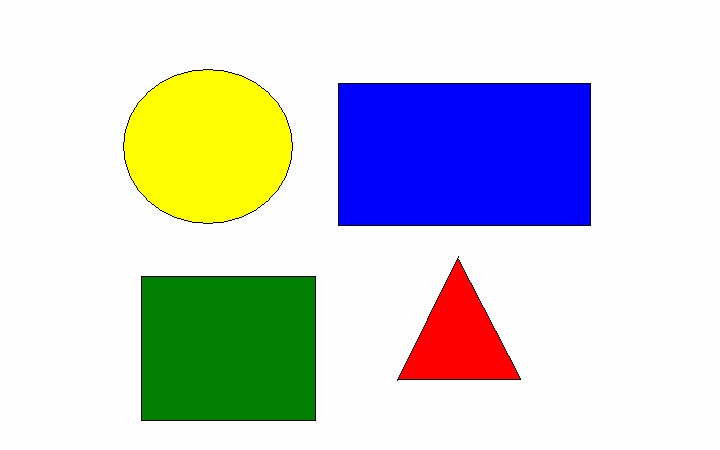
#> input picture MomentosContorno/figuras.png, 720 x 450 px
$ jupyter execute Momentos.ipynb
#> lines starting #> are read from the running program, lines starting #| are printed output that depends on the picture; after the words box and inside, x2 and y2 are one past the last pixel; in counts of white or black regions, pixels touching at a corner belong together
[cell 1]
import cv2
import numpy as np
import matplotlib.pyplot as plt

imagen = cv2.imread("figuras.png")
#> imagen is the input picture: shape (450, 720, 3); mean B, G, R 212.6, 209.1, 205.9

if imagen is None:
    raise Exception("No se pudo cargar la imagen")

resultado = imagen.copy()

gris = cv2.cvtColor(
    imagen,
    cv2.COLOR_BGR2GRAY
)
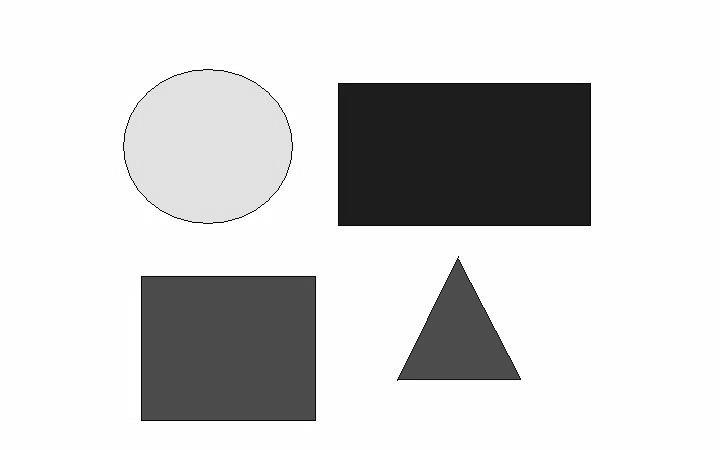
#> gris: shape (450, 720); min 1, max 255, mean 208.3

blur = cv2.GaussianBlur(
    gris,
    (5, 5),
    0
)

bordes = cv2.Canny(
    blur,
    50,
    150
)
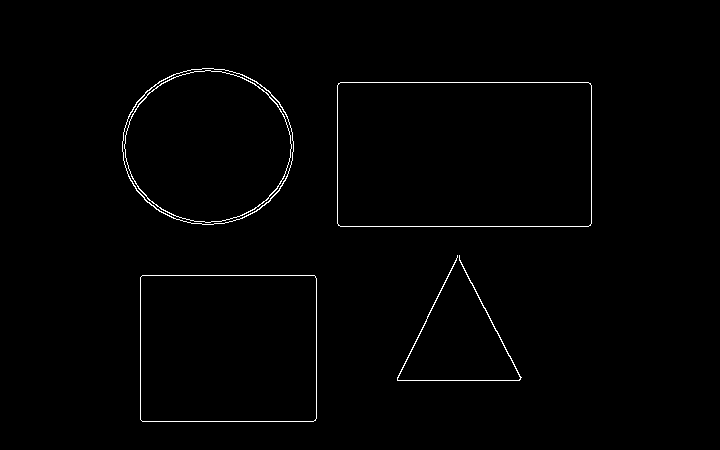
#> bordes: shape (450, 720); 0.95% white in thin lines or dots, all inside (x1, y1, x2, y2) = (122, 68, 592, 422)

kernel = np.ones((3, 3), np.uint8)

bordes = cv2.morphologyEx(
    bordes,
    cv2.MORPH_CLOSE,
    kernel,
    iterations=2
)
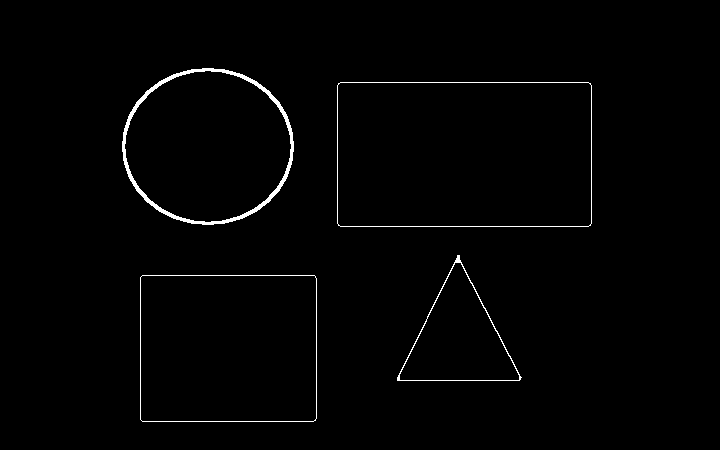
#> bordes: shape (450, 720); 1.2% white; 4 white regions

plt.figure(figsize=(6,6))
plt.imshow(bordes, cmap="gray")
plt.title("Bordes Detectados")
plt.axis("off")
plt.show()

contornos, _ = cv2.findContours(
    bordes,
    cv2.RETR_EXTERNAL,
    cv2.CHAIN_APPROX_SIMPLE
)
#> contornos = 4 contours; box (x1, y1, x2, y2) and area: (337, 82, 592, 227) 36560, (140, 275, 317, 422) 25685, (122, 68, 294, 225) 20969, (397, 255, 522, 381) 7841

print("Contornos encontrados:", len(contornos))
#| Contornos encontrados: 4

for i, contorno in enumerate(contornos):

    area = cv2.contourArea(contorno)

    if area < 100:
        continue

    M = cv2.moments(contorno)

    if M["m00"] == 0:
        continue

    cx = int(M["m10"] / M["m00"])
    cy = int(M["m01"] / M["m00"])

    hu = cv2.HuMoments(M)

    perimetro = cv2.arcLength(
        contorno,
        True
    )

    aproximacion = cv2.approxPolyDP(
        contorno,
        0.02 * perimetro,
        True
    )

    vertices = len(aproximacion)

    forma = None

    if vertices == 3:
        forma = "Triangulo"

    elif vertices == 4:

        x, y, w, h = cv2.boundingRect(
            aproximacion
        )

        relacion = w / float(h)

        if 0.8 <= relacion <= 1.2:
            forma = "Cuadrado"

    if forma is None:
        continue


    cv2.drawContours(
        resultado,
        [aproximacion],
        -1,
        (0,255,0),
        2
    )

    cv2.circle(
        resultado,
        (cx, cy),
        4,
        (255,0,0),
        -1
    )

    cv2.putText(
        resultado,
        forma,
        (cx - 50, cy - 10),
        cv2.FONT_HERSHEY_SIMPLEX,
        0.7,
        (255,0,255),
        2
    )


    print("\n====================")
    print("Forma:", forma)
    print("Area:", area)
    print("Vertices:", vertices)

    print("Momentos de Hu:")

    for j in range(7):

        valor = hu[j][0]

        if valor != 0:
            valor = -np.sign(valor) * np.log10(abs(valor))

        print(f"Hu[{j+1}] = {valor:.5f}")
#> this loop made 4 passes
#> (area, cx, cy, perimetro, aproximacion, vertices, x, y) on pass 1: (25685, 227, 347, 639.3, [[140, 277], [142, 421], [315, 420], [314, 275]], 4, 140, 275)
#> (area, cx, cy, perimetro, aproximacion, vertices, x, y) on pass 3: (36560, 464, 154, 791.3, [[338, 83], [338, 225], [590, 225], [590, 83]], 4, 338, 83)
#> (printed output is left out)
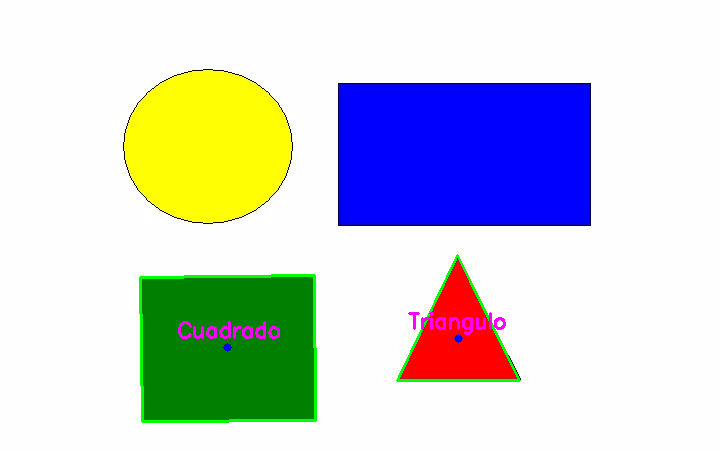
#> resultado: shape (450, 720, 3); 1.38% of pixels changed, all inside (x1, y1, x2, y2) = (139, 254, 521, 423)


circulos = cv2.HoughCircles(
    blur,
    cv2.HOUGH_GRADIENT,
    dp=1.2,
    minDist=50,
    param1=100,
    param2=25,
    minRadius=10,
    maxRadius=200
)
#> circulos = [[213, 145.8, 77.32], [162.6, 160.2, 38.08]]

if circulos is not None:

    circulos = np.round(
        circulos[0, :]
    ).astype("int")
#> circulos = [[213, 146, 77], [163, 160, 38]]

    print("\nCirculos encontrados:", len(circulos))
#| Circulos encontrados: 2

    for (x, y, r) in circulos:

        cv2.circle(
            resultado,
            (x, y),
            r,
            (255, 255, 0),
            3
        )

        cv2.circle(
            resultado,
            (x, y),
            3,
            (0, 0, 255),
            -1
        )

        cv2.putText(
            resultado,
            "Circulo",
            (x - 40, y - r - 10),
            cv2.FONT_HERSHEY_SIMPLEX,
            0.7,
            (255,0,255),
            2
        )
#> this loop made 2 passes
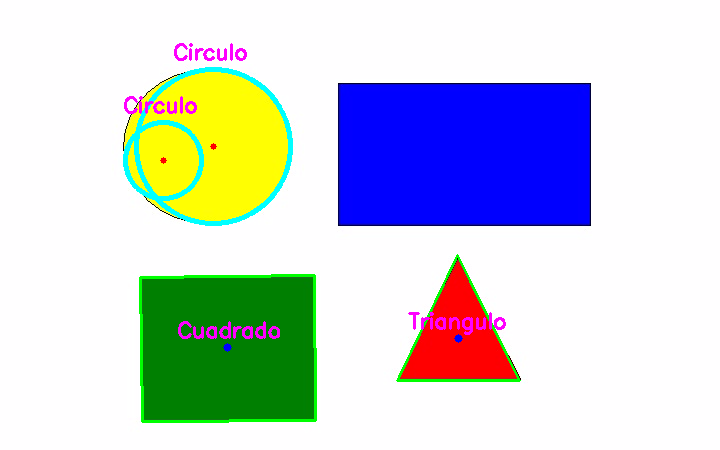
#> resultado: shape (450, 720, 3); 1.41% of pixels changed, all inside (x1, y1, x2, y2) = (123, 43, 293, 226)


resultado_rgb = cv2.cvtColor(
    resultado,
    cv2.COLOR_BGR2RGB
)

plt.figure(figsize=(10,8))
plt.imshow(resultado_rgb)
plt.title("Triangulos, Cuadrados y Circulos")
plt.axis("off")
plt.show()
